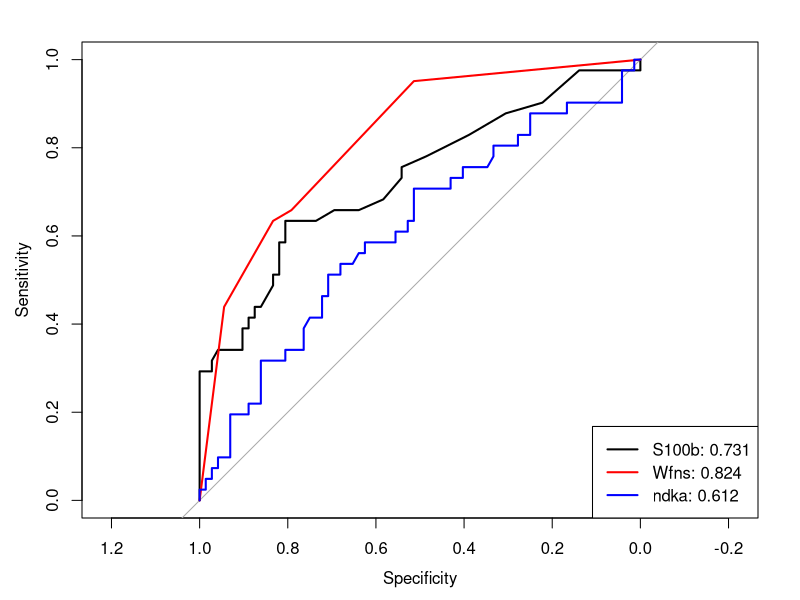

R code for this plot:
library(pROC)
# Create a few ROC curves:
data(aSAH)
roc.s100b <- roc(aSAH$outcome, aSAH$s100b)
roc.wfns <- roc(aSAH$outcome, aSAH$wfns)
roc.ndka <- roc(aSAH$outcome, aSAH$ndka)

# Simple example:
plot(roc.s100b,print.auc=FALSE)
plot(roc.wfns, add=TRUE, col="red",print.auc=FALSE)
plot(roc.ndka, add=TRUE, col="blue",print.auc=FALSE)

legend("bottomright", legend=c(paste("S100b:",round(auc(roc.s100b),3)), 
                               paste("Wfns:",round(auc(roc.wfns),3)), 
                               paste("ndka:",round(auc(roc.ndka),3))),
     col=c(par("fg"), "red", "blue"), lwd=2)


